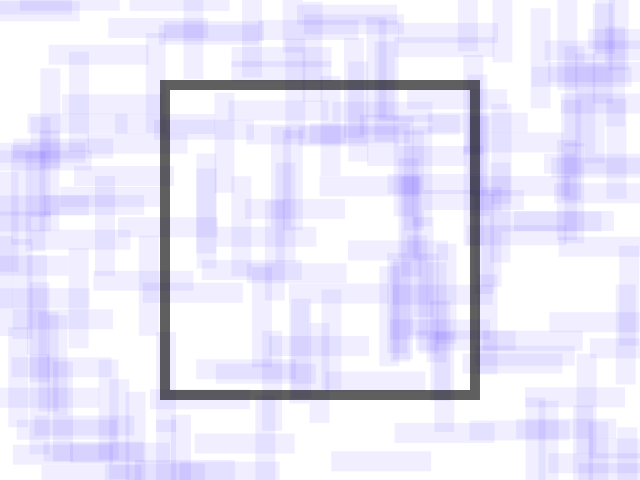
Frame 1 (no input)
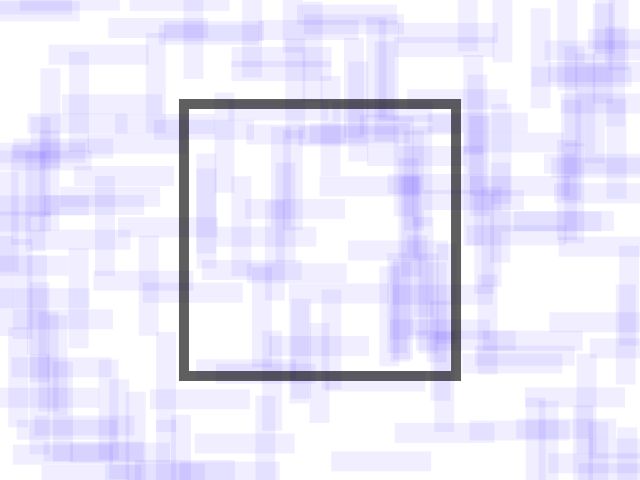
Frame 60 (no input)
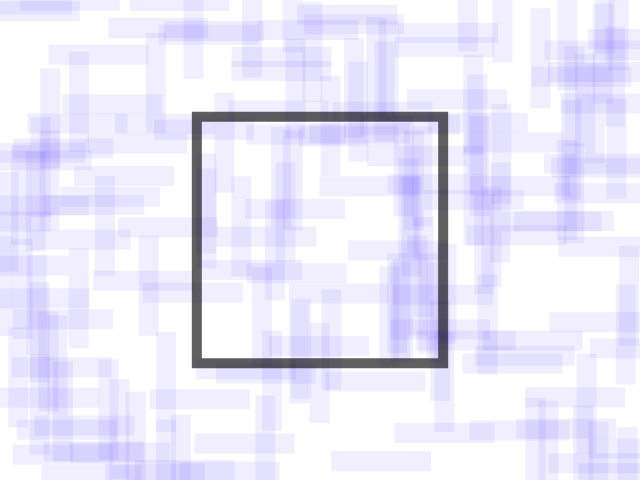
Frame 120 (the mouse pressed at the canvas centre since frame 60)

The p5.js sketch that drew these frames (run headless with seeded random() and noise() and a simulated clock; from frame 60 on, the mouse is pressed at the canvas centre):

// p5.js sketch
// ── sketch.js
// ---- definition ------------------------------------------------------------

/**
 * Stores the canvas pixels and returns a function that restores them.
 * @return A function that restores the canvas pixels.
 */
const storePixels = () => {
  loadPixels();
  const storedPixels = pixels;

  return () => {
    pixels = storedPixels;
    updatePixels();
  };
};

// ---- example ---------------------------------------------------------------

// -- functions ----

// -- main ----

let restorePixels;

function setup() {
  createCanvas(640, 480);

  rectMode(CENTER);

  background(255);
  noStroke();
  fill(32, 0, 255, 16);

  for (let i = 0; i < 100; i += 1) {
    rect(random(width), random(height), 100, 20);
    rect(random(width), random(height), 20, 100);
  }

  restorePixels = storePixels();

  stroke(0, 160);
  noFill();
  strokeWeight(10);
}

function draw() {
  restorePixels();

  square(width / 2, height / 2, 300 + 100 * Math.sin(frameCount * 0.1));
}
